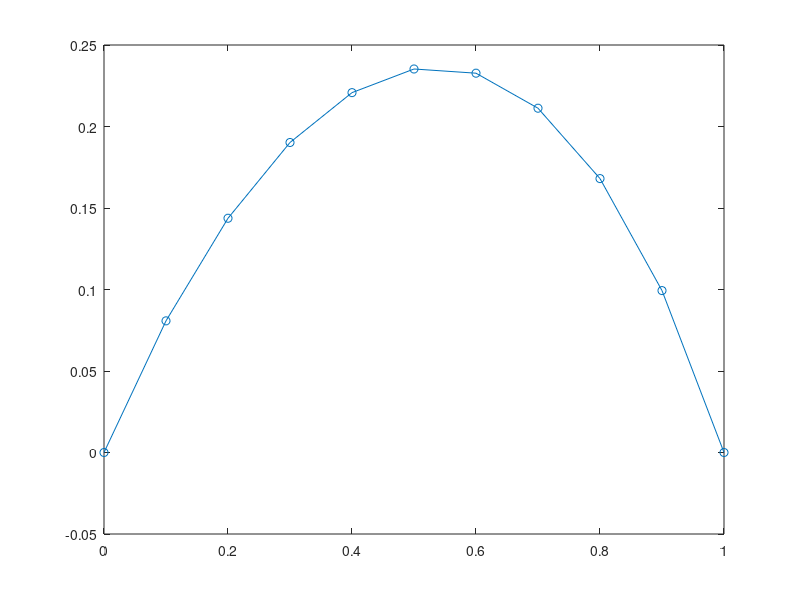

Source code (MATLAB):
%% FiniteDifference.m
% Date: 16/06/2015
% Author: Niall Madden, School of Maths, NUI Galway
%
% This is a simple *script* file that implements a finite difference
% method for the problem
%      -u''(x) + r(x) u(x) = f(x) on (0,1)
%          u(0)=alpha, u(1) = beta.
% on a uniform mesh

clear;

%% Problem Data
alpha = 0; beta = 0;
r = @(x)(4+x*0);
f = @(x)(1+exp(x));

%%Data for numerical method
N = 10;

%% Set up the mesh
h = 1/N;
x = linspace(0, 1, N+1)';

%% Construct the Linear System
A(1,1) = 1;
b(1) = alpha;
for i=2:N
    A(i,i-1) = -1/h^2;
    A(i,i)   = 2/h^2 + r(x(i));
    A(i,i+1) = -1/h^2;
    
    b(i) = f(x(i));
end
A(N+1,N+1)=1;
b(N+1) = beta;

%% Solve the linear system
u = A\b';

%% Plot the output
plot(x, u, '-o');
